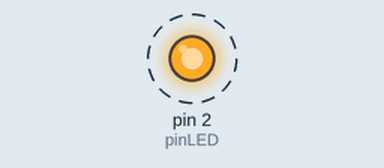
This sketch was run on a simulated Arduino Uno, built with avr-gcc and run on an emulated ATmega328P. Parts: output pins drawn as LEDs (lit = HIGH). Dashed ring = blinking. What the sketch prints to the serial monitor is not drawn.

Above: at 0.02 s.
Timing chart, 0 to 3.0 s (numbered marks = the images above):
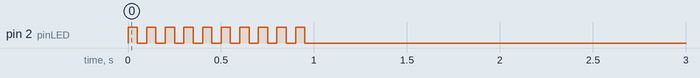

Measured:
- by itself, pin 2 (pinLED): alternates HIGH for 0.05 s and LOW for 0.05 s, 20 changes in all, then stays LOW

The sketch:

3.LessonPinTest.ino
```cpp
int pinLED = 2;
int pole[10];

void setup() {
pinMode(2, OUTPUT);
for(int p = 0;p<10;p++)
{
  pole[p]=p;
  }
Serial.begin(9600);
}

void loop() {

for(int i = 0;i<10;i++)
{
Serial.println(i);

digitalWrite(pinLED,HIGH);
delay(50);
digitalWrite(pinLED,LOW);
delay(50);
}
if(pinLED == 13){
  pinLED = 2;
  }
pinLED = (pinLED + 1);
}
```
